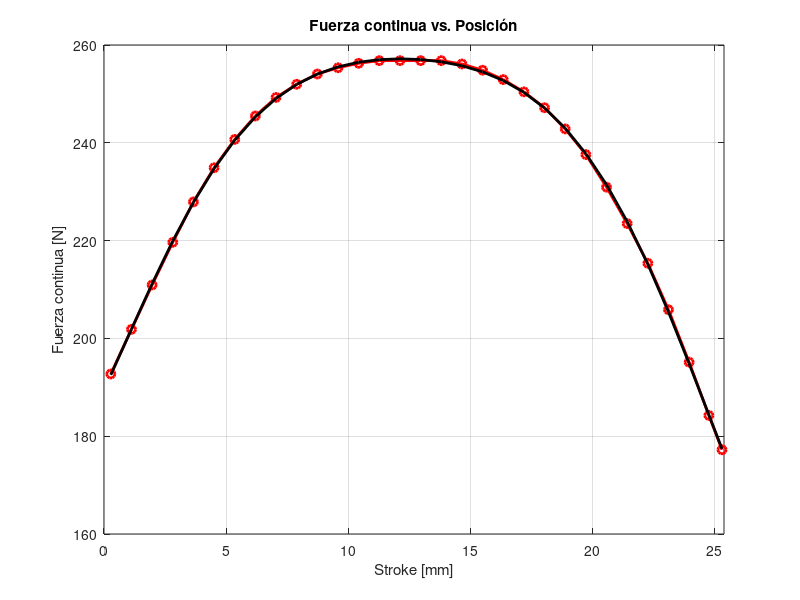
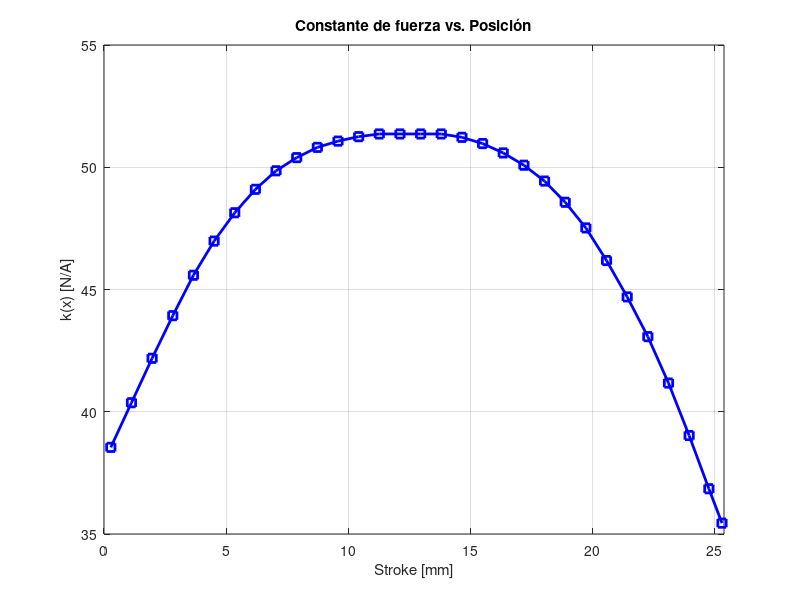

These figures' MATLAB source, in order:
clear
clc
close all
% Datos corregidos a formato numérico
x_in = [ ...
    0.01098, 0.04430, 0.07761, 0.11093, 0.14424, 0.17756, 0.21087, 0.24418, ...
    0.27750, 0.31081, 0.34413, 0.37744, 0.41075, 0.44407, 0.47738, 0.51070, ...
    0.54401, 0.57732, 0.61064, 0.64395, 0.67727, 0.71058, 0.74389, 0.77721, ...
    0.81052, 0.84384, 0.87715, 0.91047, 0.94378, 0.97558, 0.99678 ];

F_lb = [ ...
    43.32553, 45.37782, 47.41985, 49.37980, 51.23712, 52.80713, 54.11034, ...
    55.18779, 56.03950, 56.64492, 57.11695, 57.40427, 57.60950, 57.73264, ...
    57.73264, 57.73264, 57.73264, 57.57872, 57.29140, 56.86041, 56.29603, ...
    55.56747, 54.59263, 53.41256, 51.91438, 50.24176, 48.41522, 46.28083, ...
    43.86938, 41.42202, 39.84175 ];

% Conversión de unidades
x_mm = x_in * 25.4;         % pulgadas → milímetros
F_N  = F_lb * 4.44822;      % libras → Newtons

% Corriente continua nominal
I_cont = 5;                 % amperios

% Constante de fuerza
k = F_N ./ I_cont;          % N/A

p = polyfit(x_mm, F_N, 6);
y_fit = polyval(p, x_mm);

% === Plot 1: Fuerza vs Stroke ===
figure;
plot(x_mm, F_N, 'r-o', 'LineWidth', 2, 'MarkerSize', 6);
hold on
plot(x_mm, y_fit, 'black', 'LineWidth', 2, 'MarkerSize', 6);
xlabel('Stroke [mm]');
ylabel('Fuerza continua [N]');
title('Fuerza continua vs. Posición');
xlim([0 25.4])
grid on;

% === Plot 2: k(x) vs Stroke ===
figure;
plot(x_mm, k, 'b-s', 'LineWidth', 2, 'MarkerSize', 6);
xlabel('Stroke [mm]');
ylabel('k(x) [N/A]');
title('Constante de fuerza vs. Posición');
xlim([0 25.4])
grid on;
